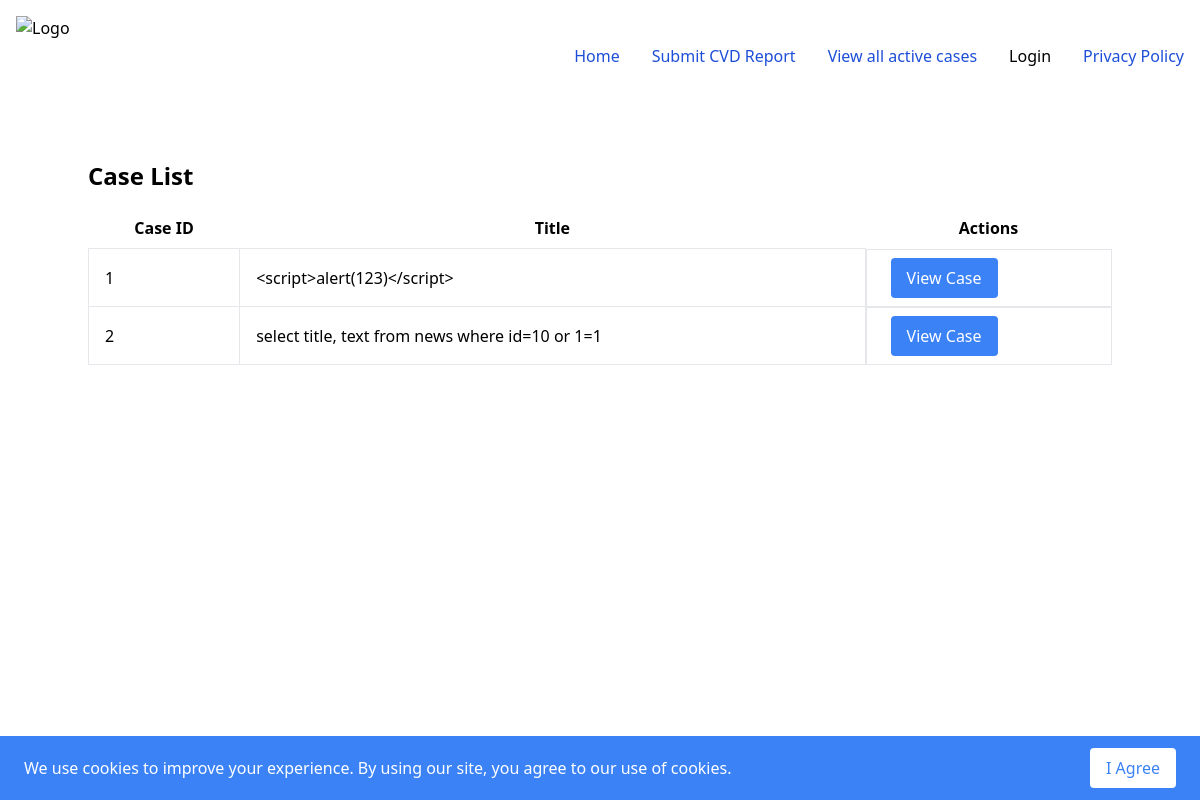
The page /cases/ on the database its author committed.
### cases_service/models.py (models this page shows, shortened)
class Case(models.Model):
    title = models.CharField(max_length=200)
    description = models.TextField()
    user = models.ForeignKey(User, on_delete=models.PROTECT, null=True)

### cases_service/views.py (the view)
# urls.py: path("", views.CaseListView.as_view(),
class CaseListView(generic.ListView):
    model = Case
    template_name = 'cases_service/case_list.html'
    context_object_name = 'cases'
    def get_queryset(self):
        try:
            return Case.objects.all()
        except Exception as e:
            logger.exception("Error getting queryset in CaseListView: %s", e)
            return None

### cases_service/templates/cases_service/case_list.html (shortened to what this page needs)
{% extends 'base_app/base.html' %} {% block title %}Case List{% endblock %}
{%block content %}
<h1 class="text-2xl font-bold mb-4">Case List</h1>
{% if not cases %}
<p>There are no active cases.</p>
{% else %}
<table class="table-auto w-full">
  <thead>
    <tr>
      <th class="px-4 py-2">Case ID</th>
      <th class="px-4 py-2">Title</th>
      <th class="px-4 py-2">Actions</th>
    </tr>
  </thead>
  <tbody>
    {% for case in cases %}
    <tr>
      <td class="border px-4 py-2">{{ case.id }}</td>
      <td class="border px-4 py-2">{{ case.title }}</td>
      <td class="border px-4 py-2 flex items-center">
        <a
          href="{% url 'cases_service:case_detail' case.id %}"
          class="ml-2 bg-blue-500 text-white py-2 px-4 rounded hover:bg-blue-700"
        >
          View Case
        </a>
      </td>
    </tr>
    {% endfor %}
  </tbody>
</table>
{% endif %} {% endblock %}

### rows shown on the page
Case: id "1", title "<script>alert(123)</script>"
Case: id "2", title "select title, text from news where id=10 or 1=1"
